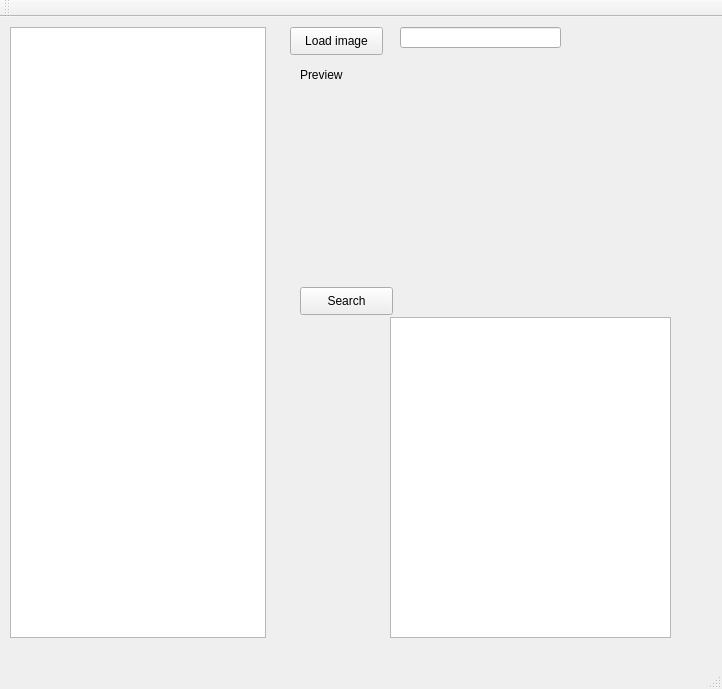
<?xml version="1.0" encoding="UTF-8"?>
<ui version="4.0">
 <class>MainWindow</class>
 <widget class="QMainWindow" name="MainWindow">
  <property name="geometry">
   <rect>
    <x>0</x>
    <y>0</y>
    <width>722</width>
    <height>689</height>
   </rect>
  </property>
  <property name="windowTitle">
   <string>MainWindow</string>
  </property>
  <widget class="QWidget" name="centralWidget">
   <widget class="QLabel" name="label">
    <property name="geometry">
     <rect>
      <x>300</x>
      <y>50</y>
      <width>72</width>
      <height>15</height>
     </rect>
    </property>
    <property name="text">
     <string>Preview</string>
    </property>
   </widget>
   <widget class="QLabel" name="loadedImg">
    <property name="geometry">
     <rect>
      <x>400</x>
      <y>50</y>
      <width>261</width>
      <height>221</height>
     </rect>
    </property>
    <property name="text">
     <string/>
    </property>
   </widget>
   <widget class="QLineEdit" name="lineEdit">
    <property name="geometry">
     <rect>
      <x>400</x>
      <y>10</y>
      <width>161</width>
      <height>21</height>
     </rect>
    </property>
   </widget>
   <widget class="QPushButton" name="loadImg">
    <property name="geometry">
     <rect>
      <x>290</x>
      <y>10</y>
      <width>93</width>
      <height>28</height>
     </rect>
    </property>
    <property name="text">
     <string>Load image</string>
    </property>
   </widget>
   <widget class="QListWidget" name="listWidget">
    <property name="geometry">
     <rect>
      <x>10</x>
      <y>10</y>
      <width>256</width>
      <height>611</height>
     </rect>
    </property>
   </widget>
   <widget class="QPushButton" name="Search">
    <property name="geometry">
     <rect>
      <x>300</x>
      <y>270</y>
      <width>93</width>
      <height>28</height>
     </rect>
    </property>
    <property name="text">
     <string>Search</string>
    </property>
   </widget>
   <widget class="QListWidget" name="searchResult">
    <property name="geometry">
     <rect>
      <x>390</x>
      <y>300</y>
      <width>281</width>
      <height>321</height>
     </rect>
    </property>
   </widget>
  </widget>
  <widget class="QMenuBar" name="menuBar">
   <property name="geometry">
    <rect>
     <x>0</x>
     <y>0</y>
     <width>722</width>
     <height>26</height>
    </rect>
   </property>
  </widget>
  <widget class="QToolBar" name="mainToolBar">
   <attribute name="toolBarArea">
    <enum>TopToolBarArea</enum>
   </attribute>
   <attribute name="toolBarBreak">
    <bool>false</bool>
   </attribute>
  </widget>
  <widget class="QStatusBar" name="statusBar"/>
 </widget>
 <layoutdefault spacing="6" margin="11"/>
 <resources/>
 <connections/>
</ui>
